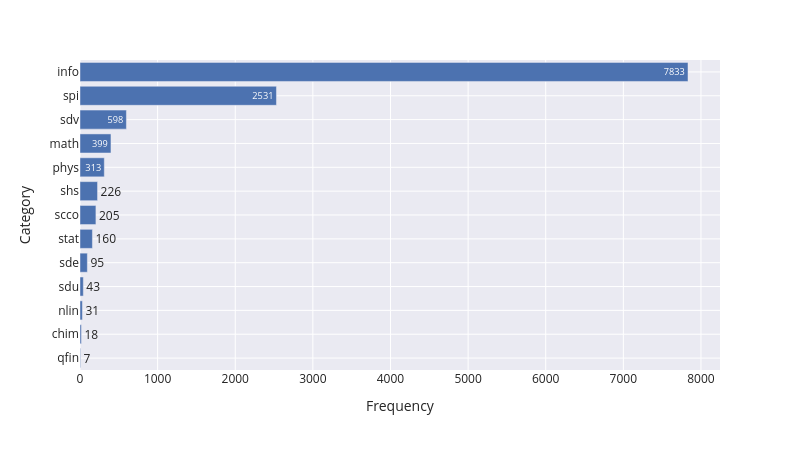

The code cell stored with this chart in its notebook:
### Code cell
fig = px.bar(
    data_frame = categories.sort_values(ascending=True).reset_index(),
    y = "index",
    x = "count",
    text = "count",
    width=800,
    height=450
)
fig.update_layout(xaxis_title="Frequency",yaxis_title="Category")
save_fig(fig, 'top_10_most_frequent_categories.svg')
show(fig)

### Figure 1 — Plotly figure (JSON) as saved in the notebook; plotly's stock layout.template omitted (floating-point values rounded to 4 significant figures)
{"data": [{"hovertemplate": "count=%{text}<br>index=%{y}<extra></extra>", "legendgroup": "", "marker": {"color": "rgb(76,114,176)", "pattern": {"shape": ""}}, "name": "", "orientation": "h", "showlegend": false, "text": [7.0, 18.0, 31.0, 43.0, 95.0, 160.0, 205.0, 226.0, 313.0, 399.0, 598.0, 2531.0, 7833.0], "textposition": "auto", "type": "bar", "x": [7, 18, 31, 43, 95, 160, 205, 226, 313, 399, 598, 2531, 7833], "xaxis": "x", "y": ["qfin", "chim", "nlin", "sdu", "sde", "stat", "scco", "shs", "phys", "math", "sdv", "spi", "info"], "yaxis": "y"}], "layout": {"barmode": "relative", "font": {"size": 12}, "height": 450, "legend": {"tracegroupgap": 0}, "margin": {"t": 60}, "width": 800, "xaxis": {"anchor": "y", "domain": [0, 1], "title": {"text": "Frequency"}}, "yaxis": {"anchor": "x", "domain": [0, 1], "title": {"text": "Category"}}}}
